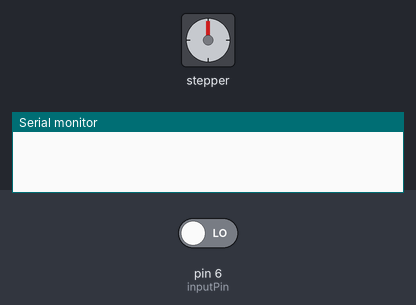
The sketch below on a simulated Arduino Uno, built with avr-gcc and run on an emulated ATmega328P. Parts: stepper motor, the last lines printed to the serial monitor. Inputs (shaded band) come from the test bench; at power-on: pin 6 (inputPin) LOW. Stepper angles assume 256 steps per turn.

Above: at 1.2 s.
1.3 s: pin 6 (inputPin) driven HIGH
At 1.45 s:
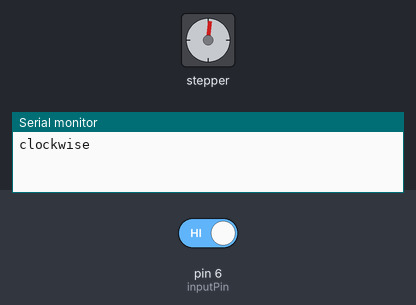
At 2.08 s:
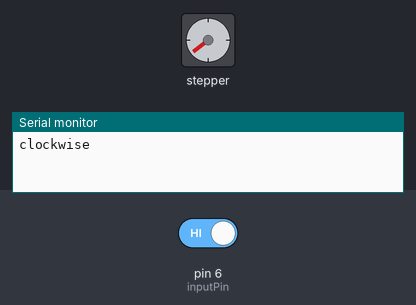
4.3 s: pin 6 (inputPin) driven LOW
At 5.4 s:
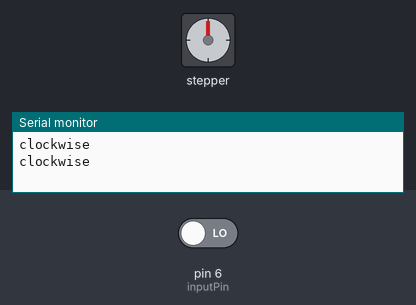
Timing chart, 0 to 7.3 s (numbered marks = the images above; inputs shaded):
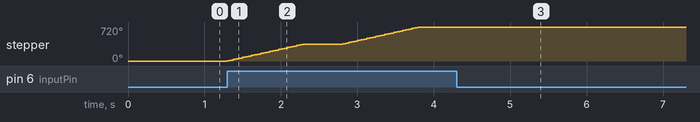

Measured:
- after the input at 1.3 s, stepper: turns 360° clockwise in 1.0 s, then 360° clockwise in 1.0 s
- after the input at 4.3 s, stepper: stays 720° (without the input it goes to 727° after 0.02 s)

The sketch:

RotateMotor.ino
```cpp
#include <Stepper.h>

const int stepsPerRevolution = 256;  // 2048 divided into 8 sections equally
int inputPin = 6;

// initialize the stepper library on pins 8 through 11:
Stepper myStepper(stepsPerRevolution, 8, 9, 10, 11);

void setup() {
  // set the speed at 60 rpm:
  myStepper.setSpeed(60);
  // initialize the serial port:
  Serial.begin(9600);
}

void loop() {
  //read input pin for high signal and turn motor if true
  while(digitalRead(inputPin)==HIGH){
      Serial.println("clockwise");
      myStepper.step(stepsPerRevolution);
      delay(500);
  }
}
```
